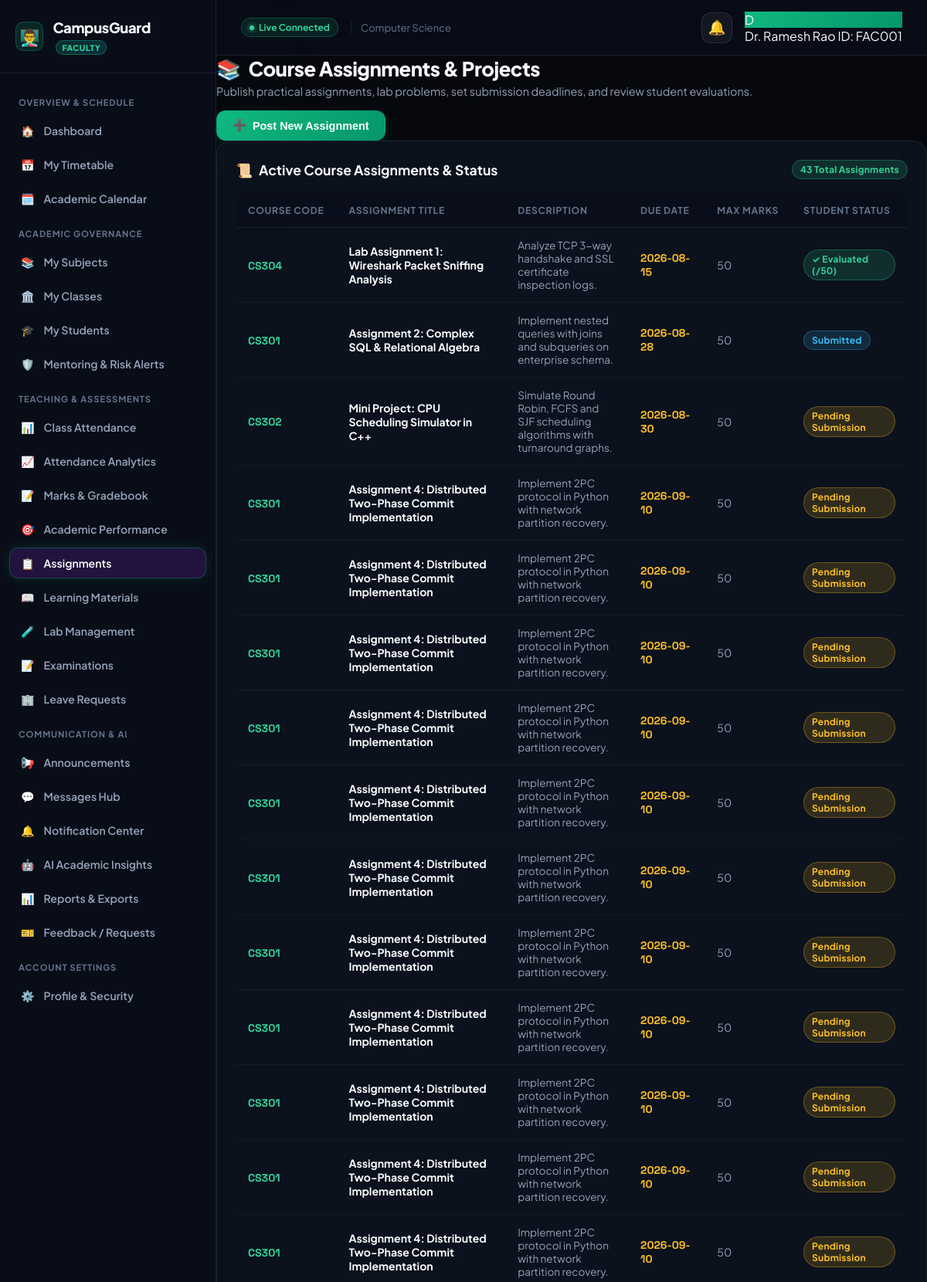
The app's page /faculty/assignments (signed in, upper part) with its own data.
### tables this page shows
CREATE TABLE faculties (
            id INTEGER PRIMARY KEY AUTOINCREMENT,
            faculty_id TEXT UNIQUE NOT NULL,
            name TEXT NOT NULL,
            email TEXT UNIQUE NOT NULL,
            phone TEXT NOT NULL,
            password_hash TEXT NOT NULL,
            department TEXT NOT NULL,
            designation TEXT DEFAULT 'Associate Professor & Faculty Advisor',
            cabin TEXT DEFAULT 'CS-201 (Cabin 4)',
            created_at TIMESTAMP DEFAULT CURRENT_TIMESTAMP
        );

CREATE TABLE assignments (
            id INTEGER PRIMARY KEY AUTOINCREMENT,
            course_code TEXT NOT NULL,
            title TEXT NOT NULL,
            description TEXT NOT NULL,
            faculty_name TEXT NOT NULL,
            due_date TEXT NOT NULL,
            max_marks INTEGER DEFAULT 50,
            status TEXT DEFAULT 'Pending',
            marks_obtained INTEGER,
            feedback TEXT DEFAULT ''
        , attachment_url TEXT, section TEXT DEFAULT 'A', course_name TEXT);

### routes/faculty.py (the view, shortened to what this page needs)
@faculty_bp.route('/faculty/assignments', methods=['GET', 'POST'])
@faculty_required
def faculty_assignments(faculty):
    conn = get_db_connection()
    try:
        assignments = conn.execute("SELECT * FROM assignments ORDER BY due_date ASC").fetchall()
        my_courses = conn.execute("SELECT * FROM courses WHERE faculty_name LIKE ?", (f"%{faculty['name']}%",)).fetchall()
        return render_template(
            'faculty/assignments.html',
            faculty=faculty,
            assignments=assignments,
            my_courses=my_courses,
            active_page='assignments'
        )
    finally:
        conn.close()

### app.py (called while the page is built, shortened)
def _url_build_error_fallback(error, endpoint, values):
    for registered_ep in list(app.view_functions.keys()):
        if registered_ep == endpoint or registered_ep.endswith('.' + endpoint):
            try:
                return url_for(registered_ep, **values)
            except Exception:
                if 'student_id' in values and 'id' not in values:
                    v_copy = dict(values)
                    v_copy['id'] = v_copy.pop('student_id')
                    try:
                        return url_for(registered_ep, **v_copy)
                    except Exception:
                        pass
                continue

### database/db.py (called while the page is built)
def get_db_connection():
    conn = sqlite3.connect(DATABASE_FILE, timeout=20.0)
    conn.row_factory = sqlite3.Row
    return conn

### utils/security.py (called while the page is built)
def add_security_headers(response):
    response.headers['Cache-Control'] = 'no-cache, no-store, must-revalidate, max-age=0'
    response.headers['Pragma'] = 'no-cache'
    response.headers['Expires'] = '0'
    response.headers['X-Content-Type-Options'] = 'nosniff'
    response.headers['X-Frame-Options'] = 'SAMEORIGIN'
    response.headers['X-XSS-Protection'] = '1; mode=block'
    return response

### templates/faculty/assignments.html (shortened to what this page needs)
{% extends "faculty/base_faculty.html" %}
{% block faculty_content %}
<div class="page-header-block">
    <div class="page-title-group">
        <h1><span>📚</span> Course Assignments &amp; Projects</h1>
        <p>Publish practical assignments, lab problems, set submission deadlines, and review student evaluations.</p>
    </div>
    <div>
        <button type="button" class="btn-primary" onclick="openModal('create-assignment-modal')" style="background: linear-gradient(135deg, #10b981, #059669);">
            <span>➕</span> Post New Assignment
        </button>
    </div>
</div>
<section class="content-card">
    <div class="card-header-row">
        <h2 class="card-heading"><span>📜</span> Active Course Assignments &amp; Status</h2>
        <span class="badge badge-green">{{ assignments|length }} Total Assignments</span>
    </div>
    <div class="table-responsive">
        <table class="portal-table">
            <thead>
                <tr>
                    <th>Course Code</th>
                    <th>Assignment Title</th>
                    <th>Description</th>
                    <th>Due Date</th>
                    <th>Max Marks</th>
                    <th>Student Status</th>
                </tr>
            </thead>
            <tbody>
                {% for a in assignments %}
                <tr>
                    <td><strong style="color: #34d399; font-family: var(--font-mono);">{{ a.course_code }}</strong></td>
                    <td><strong style="color: var(--text-primary);">{{ a.title }}</strong></td>
                    <td style="font-size: 0.85rem; color: var(--text-secondary); max-width: 300px;">{{ a.description }}</td>
                    <td style="font-family: var(--font-mono); font-weight: 700; color: #fbbf24;">{{ a.due_date }}</td>
                    <td>{{ a.max_marks }}</td>
                    <td>
                        {% if a.status == 'Evaluated' %}
                            <span class="badge badge-green">✓ Evaluated ({{ a.obtained_marks }}/{{ a.max_marks }})</span>
                        {% elif a.status == 'Submitted' %}
                            <span class="badge badge-cyan">Submitted</span>
                        {% else %}
                            <span class="badge badge-yellow">Pending Submission</span>
                        {% endif %}
                    </td>
                </tr>
                {% endfor %}
            </tbody>
        </table>
    </div>
</section>
{% endblock %}

### templates/faculty/base_faculty.html (shortened to what this page needs)
<!DOCTYPE html>
<html lang="en">
<head>
    <link rel="stylesheet" href="{{ url_for('static', filename='css/campusguard-toast.css') }}">
    <link rel="stylesheet" href="{{ url_for('static', filename='css/parent.css') }}">
</head>
<body>
    <div class="ambient-background" aria-hidden="true">
    </div>
    <div class="portal-layout">
        <aside class="sidebar" id="parent-sidebar" aria-label="Faculty Navigation">
            <a href="{{ url_for('faculty_dashboard') }}" class="sidebar-brand">
                <div class="brand-icon" style="background: rgba(16, 185, 129, 0.15); border: 1px solid rgba(16, 185, 129, 0.3);">
                    <span style="font-size: 1.3rem;">👨‍🏫</span>
                </div>
                <span class="brand-name">CampusGuard <span class="brand-badge faculty-badge">FACULTY</span></span>
            </a>
            <nav class="sidebar-nav">
                <span class="nav-category">Overview &amp; Schedule</span>
                <a href="{{ url_for('faculty_dashboard') }}" class="nav-link {% if active_page == 'dashboard' %}active{% endif %}" id="nav-dashboard">
                    <span>🏠</span> <span class="nav-text">Dashboard</span>
                </a>
                <a href="{{ url_for('faculty_timetable') }}" class="nav-link {% if active_page == 'timetable' %}active{% endif %}" id="nav-timetable">
                    <span>📅</span> <span class="nav-text">My Timetable</span>
                </a>
                <a href="{{ url_for('faculty_calendar') }}" class="nav-link {% if active_page == 'calendar' %}active{% endif %}" id="nav-calendar">
                    <span>🗓️</span> <span class="nav-text">Academic Calendar</span>
                </a>
                <span class="nav-category">Academic Governance</span>
                <a href="{{ url_for('faculty_subjects') }}" class="nav-link {% if active_page == 'subjects' %}active{% endif %}" id="nav-subjects">
                    <span>📚</span> <span class="nav-text">My Subjects</span>
                </a>
                <a href="{{ url_for('faculty_classes') }}" class="nav-link {% if active_page == 'classes' %}active{% endif %}" id="nav-classes">
                    <span>🏛️</span> <span class="nav-text">My Classes</span>
                </a>
                <a href="{{ url_for('faculty_students') }}" class="nav-link {% if active_page == 'students' %}active{% endif %}" id="nav-students">
                    <span>🎓</span> <span class="nav-text">My Students</span>
                </a>
                <a href="{{ url_for('faculty_mentoring') }}" class="nav-link {% if active_page == 'mentoring' %}active{% endif %}" id="nav-mentoring">
                    <span>🛡️</span> <span class="nav-text">Mentoring &amp; Risk Alerts</span>
                </a>
                <span class="nav-category">Teaching &amp; Assessments</span>
                <a href="{{ url_for('faculty_attendance') }}" class="nav-link {% if active_page == 'attendance' %}active{% endif %}" id="nav-attendance">
                    <span>📊</span> <span class="nav-text">Class Attendance</span>
                </a>
                <a href="{{ url_for('faculty_attendance_analytics') }}" class="nav-link {% if active_page == 'attendance_analytics' %}active{% endif %}" id="nav-attendance-analytics">
                    <span>📈</span> <span class="nav-text">Attendance Analytics</span>
                </a>
                <a href="{{ url_for('faculty_marks') }}" class="nav-link {% if active_page == 'marks' %}active{% endif %}" id="nav-marks">
                    <span>📝</span> <span class="nav-text">Marks &amp; Gradebook</span>
                </a>
                <a href="{{ url_for('faculty_marks_performance') }}" class="nav-link {% if active_page == 'marks_performance' %}active{% endif %}" id="nav-marks-performance">
                    <span>🎯</span> <span class="nav-text">Academic Performance</span>
                </a>
                <a href="{{ url_for('faculty_assignments') }}" class="nav-link {% if active_page == 'assignments' %}active{% endif %}" id="nav-assignments">
                    <span>📋</span> <span class="nav-text">Assignments</span>
                </a>
                <a href="{{ url_for('faculty_materials') }}" class="nav-link {% if active_page == 'materials' %}active{% endif %}" id="nav-materials">
                    <span>📖</span> <span class="nav-text">Learning Materials</span>
                </a>
                <a href="{{ url_for('faculty_lab') }}" class="nav-link {% if active_page == 'lab' %}active{% endif %}" id="nav-lab">
                    <span>🧪</span> <span class="nav-text">Lab Management</span>
                </a>
                <a href="{{ url_for('faculty_exams') }}" class="nav-link {% if active_page == 'exams' %}active{% endif %}" id="nav-exams">
                    <span>📝</span> <span class="nav-text">Examinations</span>
                </a>
                <a href="{{ url_for('faculty_leaves') }}" class="nav-link {% if active_page == 'leaves' %}active{% endif %}" id="nav-leaves">
                    <span>🏢</span> <span class="nav-text">Leave Requests</span>
                </a>
                <span class="nav-category">Communication &amp; AI</span>
                <a href="{{ url_for('faculty_announcements') }}" class="nav-link {% if active_page == 'announcements' %}active{% endif %}" id="nav-announcements">
                    <span>📢</span> <span class="nav-text">Announcements</span>
                </a>
                <a href="{{ url_for('faculty_messages') }}" class="nav-link {% if active_page == 'messages' %}active{% endif %}" id="nav-messages">
                    <span>💬</span> <span class="nav-text">Messages Hub</span>
                </a>
                <a href="{{ url_for('faculty_notifications') }}" class="nav-link {% if active_page == 'notifications' %}active{% endif %}" id="nav-notifications">
                    <span>🔔</span> <span class="nav-text">Notification Center</span>
                </a>
                <a href="{{ url_for('faculty_insights') }}" class="nav-link {% if active_page == 'insights' %}active{% endif %}" id="nav-insights">
                    <span>🤖</span> <span class="nav-text">AI Academic Insights</span>
                </a>
                <a href="{{ url_for('faculty_reports') }}" class="nav-link {% if active_page == 'reports' %}active{% endif %}" id="nav-reports">
                    <span>📊</span> <span class="nav-text">Reports &amp; Exports</span>
                </a>
                <a href="{{ url_for('faculty_feedback') }}" class="nav-link {% if active_page == 'feedback' %}active{% endif %}" id="nav-feedback">
                    <span>🎫</span> <span class="nav-text">Feedback / Requests</span>
                </a>
                <span class="nav-category">Account Settings</span>
                <a href="{{ url_for('faculty_profile') }}" class="nav-link {% if active_page == 'profile' %}active{% endif %}" id="nav-profile">
                    <span>⚙️</span> <span class="nav-text">Profile &amp; Security</span>
                </a>
            </nav>
        </aside>
        <div class="main-wrapper">
            <header class="topbar">
                <div class="topbar-left">
                    <div class="conn-status-pill">
                        <span class="conn-dot"></span>
                        <span>Live Connected</span>
                    </div>
                    <div class="hide-mobile" style="font-size: 0.82rem; color: var(--text-muted); padding-left: 12px; border-left: 1px solid var(--glass-border);">
                        <span>{{ faculty.department if faculty else 'Dept of Computer Science & Engineering' }}</span>
                    </div>
                </div>
                <div class="topbar-right">
                    <div class="notif-bell-wrapper">
                        <button type="button" class="notif-bell-btn" id="notif-bell-btn" aria-label="View notifications">
                            <span>🔔</span>
                        </button>
                    </div>
                    <div class="topbar-user-pill">
                        <div class="user-avatar" style="background: linear-gradient(135deg, #10b981, #059669);">
                            {{ faculty.name[:1] if faculty else 'F' }}
                        </div>
                        <div class="user-info hide-mobile">
                            <span class="user-name">{{ faculty.name if faculty else 'Faculty Advisor' }}</span>
                            <span class="user-role">ID: {{ faculty.faculty_id if faculty else 'FAC001' }}</span>
                        </div>
                    </div>
                </div>
            </header>
            <main class="page-content" id="main-content">
                {% block content %}
                {% block faculty_content %}{% endblock %}
                {% endblock %}
            </main>
        </div>
    </div>
</body>
</html>

### static/css/campusguard-toast.css (style rules this page uses)
.notif-bell-wrapper { position: relative; display: inline-block; }
.notif-bell-btn { position: relative; background: rgba(255, 255, 255, 0.05); border: 1px solid rgba(255, 255, 255, 0.1); color: #f1f5f9; width: 40px; height: 40px; border-radius: 12px; display: flex; align-items: center; justify-content: center; cursor: pointer; font-size: 1.15rem; transition: all 0.2s ease; }
.conn-status-pill { display: inline-flex; align-items: center; gap: 6px; padding: 4px 10px; border-radius: 99px; font-size: 0.75rem; font-weight: 700; background: rgba(16, 185, 129, 0.12); border: 1px solid rgba(16, 185, 129, 0.3); color: #34d399; }
.conn-dot { width: 6px; height: 6px; border-radius: 50%; background: #34d399; box-shadow: 0 0 6px #34d399; }

### templates/faculty/base_faculty.html (style rules this page uses)
:root { --parent-primary: #10b981; --parent-primary-rgb: 16, 185, 129; --parent-primary-hover: #059669; --parent-secondary: #06b6d4; --parent-accent: #34d399; --parent-gradient: linear-gradient(135deg, #10b981 0%, #059669 100%); --parent-border: rgba(16, 185, 129, 0.28); --parent-glow: rgba(16, 185, 129, 0.18); }
.faculty-badge { background: linear-gradient(135deg, rgba(16, 185, 129, 0.2), rgba(6, 182, 212, 0.2)); border: 1px solid rgba(16, 185, 129, 0.4); color: #34d399; }

### records on screen
faculties: department "Computer Science", name "D", name "Dr. Ramesh Rao", faculty "FAC001"
assignments: course_code "CS304", title "Lab Assignment 1: Wireshark Packet Sniffing Analysis", description "Analyze TCP 3-way handshake and SSL certificate inspection logs.", due_date "2026-08-15", max_marks "50"
assignments: course_code "CS301", title "Assignment 2: Complex SQL & Relational Algebra", description "Implement nested queries with joins and subqueries on enterprise schema.", due_date "2026-08-28", max_marks "50", status "Submitted"
assignments: course_code "CS302", title "Mini Project: CPU Scheduling Simulator in C++", description "Simulate Round Robin, FCFS and SJF scheduling algorithms with turnaround graphs.", due_date "2026-08-30", max_marks "50", status "Pending Submission"
assignments: course_code "CS301", title "Assignment 4: Distributed Two-Phase Commit Implementation", description "Implement 2PC protocol in Python with network partition recovery.", due_date "2026-09-10", max_marks "50", status "Pending Submission"
assignments: course_code "CS301", title "Assignment 4: Distributed Two-Phase Commit Implementation", description "Implement 2PC protocol in Python with network partition recovery.", due_date "2026-09-10", max_marks "50", status "Pending Submission"
assignments: course_code "CS301", title "Assignment 4: Distributed Two-Phase Commit Implementation", description "Implement 2PC protocol in Python with network partition recovery.", due_date "2026-09-10", max_marks "50", status "Pending Submission"
assignments: course_code "CS301", title "Assignment 4: Distributed Two-Phase Commit Implementation", description "Implement 2PC protocol in Python with network partition recovery.", due_date "2026-09-10", max_marks "50", status "Pending Submission"
assignments: course_code "CS301", title "Assignment 4: Distributed Two-Phase Commit Implementation", description "Implement 2PC protocol in Python with network partition recovery.", due_date "2026-09-10", max_marks "50", status "Pending Submission"
assignments: course_code "CS301", title "Assignment 4: Distributed Two-Phase Commit Implementation", description "Implement 2PC protocol in Python with network partition recovery.", due_date "2026-09-10", max_marks "50", status "Pending Submission"
assignments: course_code "CS301", title "Assignment 4: Distributed Two-Phase Commit Implementation", description "Implement 2PC protocol in Python with network partition recovery.", due_date "2026-09-10", max_marks "50", status "Pending Submission"
assignments: course_code "CS301", title "Assignment 4: Distributed Two-Phase Commit Implementation", description "Implement 2PC protocol in Python with network partition recovery.", due_date "2026-09-10", max_marks "50", status "Pending Submission"
assignments: course_code "CS301", title "Assignment 4: Distributed Two-Phase Commit Implementation", description "Implement 2PC protocol in Python with network partition recovery.", due_date "2026-09-10", max_marks "50", status "Pending Submission"
assignments: course_code "CS301", title "Assignment 4: Distributed Two-Phase Commit Implementation", description "Implement 2PC protocol in Python with network partition recovery.", due_date "2026-09-10", max_marks "50", status "Pending Submission"
assignments: course_code "CS301", title "Assignment 4: Distributed Two-Phase Commit Implementation", description "Implement 2PC protocol in Python with network partition recovery.", due_date "2026-09-10", max_marks "50", status "Pending Submission"

### other values on screen
{{ assignments|length }} "43"
